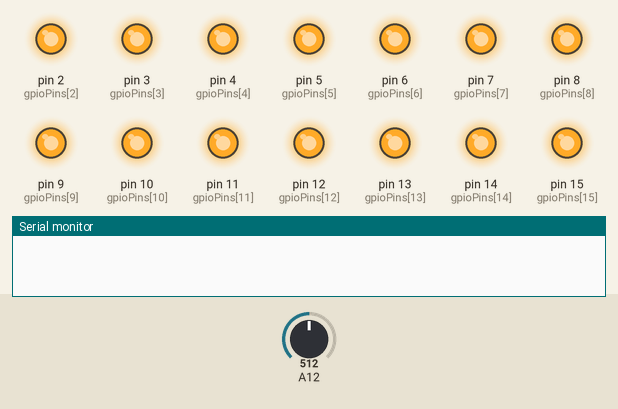
Recording of a sketch running on a simulated Arduino Mega 2560, built with avr-gcc and run on an emulated ATmega2560. Shown: output pins drawn as LEDs (lit = HIGH), the last lines printed to the serial monitor. The inputs (shaded band) are chosen by the test bench; at power-on: A12 = 512. Pins used as bus, display or sensor lines are not drawn.

Above: at 0.1 s.
At 7.6 s:
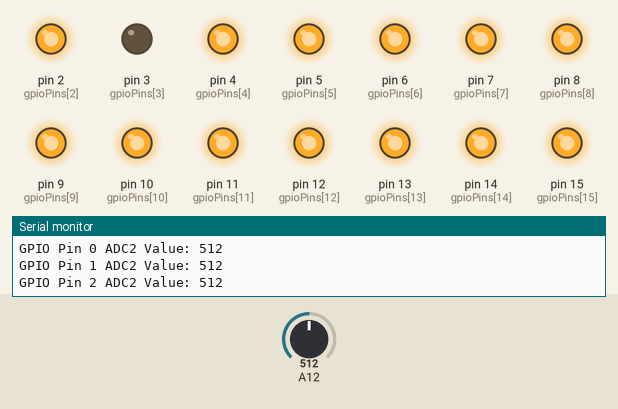
At 12.6 s:
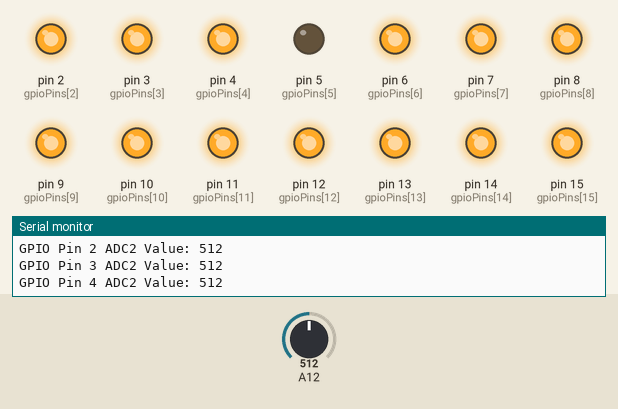
At 17.6 s:
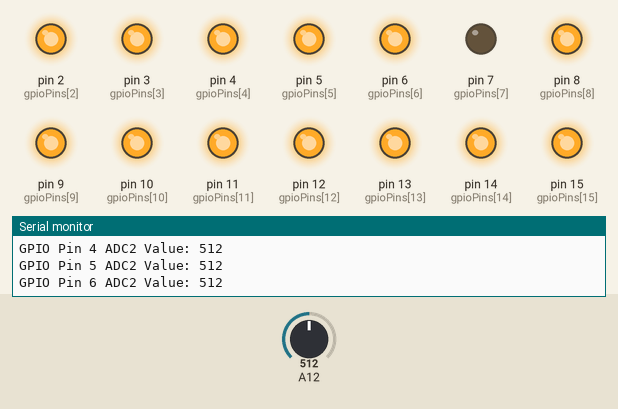
At 27.6 s:
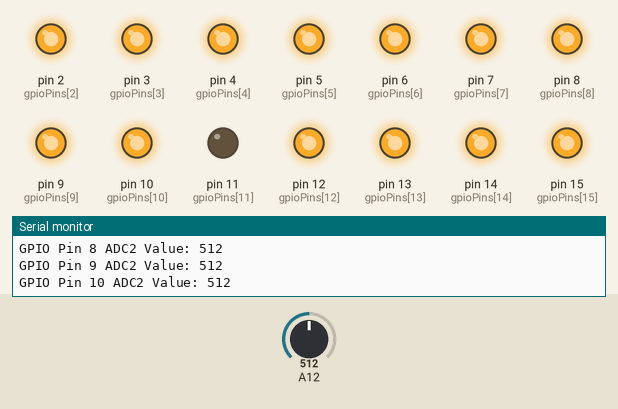
At 37.6 s:
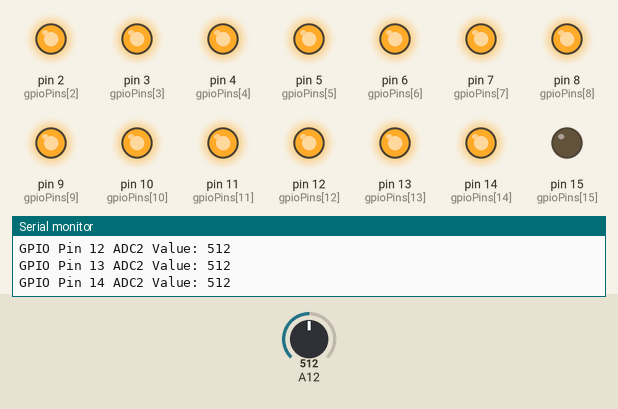
Timing chart, 0 to 40.0 s (numbered marks = the images above):
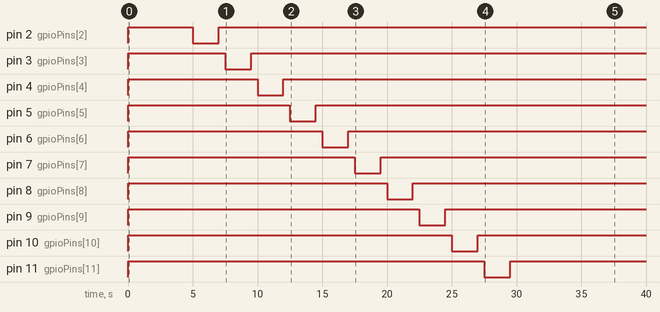

The sketch:

hdmi-tester.ino
```cpp
// Define the array of GPIO pins wired to the HDMI connector
int gpioPins[] = {0, 1, 2, 3, 4, 5, 6, 7, 8, 9, 10, 11, 12, 13, 14, 15, 22, 26, 27 };
int numPins = sizeof(gpioPins) / sizeof(gpioPins[0]);

// ADC pin (GP28)
const int adcPin = 28;

void setup() {
  // Initialize serial communication
  Serial.begin(115200);

  for (int i = 0; i < numPins; i++) {
    pinMode(gpioPins[i], OUTPUT);
    digitalWrite(gpioPins[i], HIGH);
  }

  // Initialize the ADC pin
  pinMode(adcPin, INPUT);
}

void loop() {
  for (int i = 0; i < numPins; i++) {
    digitalWrite(gpioPins[i], LOW);

    // Wait for a few seconds
    delay(2000);

    // Measure the ADC value from GP28 (ADC2)
    int adcValue = analogRead(adcPin);

    // Print the ADC value to the serial console
    Serial.print("GPIO Pin ");
    Serial.print(gpioPins[i]);
    Serial.print(" ADC2 Value: ");
    Serial.println(adcValue);

    digitalWrite(gpioPins[i], HIGH);

    // Wait for a short period before moving to the next pin
    delay(500);
  }
}
```

Measured:
- by itself, pin 2 (gpioPins[2]): HIGH → LOW at 5.0 s, → HIGH 2.0 s later
- by itself, pin 3 (gpioPins[3]): HIGH → LOW at 7.5 s, → HIGH 2.0 s later
- by itself, pin 4 (gpioPins[4]): HIGH → LOW at 10.0 s, → HIGH 2.0 s later
- by itself, pin 5 (gpioPins[5]): HIGH → LOW at 12.5 s, → HIGH 2.0 s later
- by itself, pin 6 (gpioPins[6]): HIGH → LOW at 15.0 s, → HIGH 2.0 s later
- by itself, pin 7 (gpioPins[7]): HIGH → LOW at 17.5 s, → HIGH 2.0 s later
- by itself, pin 8 (gpioPins[8]): HIGH → LOW at 20.0 s, → HIGH 2.0 s later
- by itself, pin 9 (gpioPins[9]): HIGH → LOW at 22.5 s, → HIGH 2.0 s later
